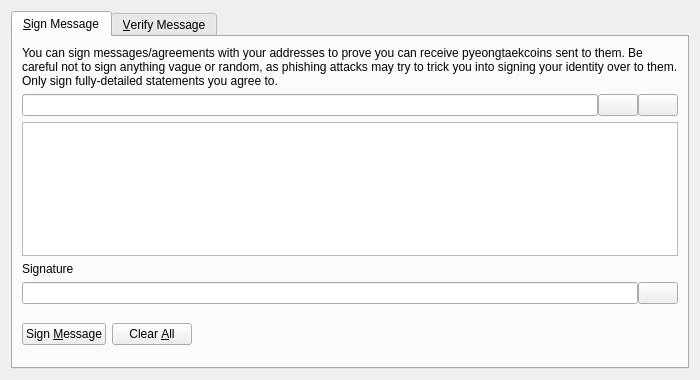
<?xml version="1.0" encoding="UTF-8"?>
<ui version="4.0">
 <class>SignVerifyMessageDialog</class>
 <widget class="QDialog" name="SignVerifyMessageDialog">
  <property name="geometry">
   <rect>
    <x>0</x>
    <y>0</y>
    <width>700</width>
    <height>380</height>
   </rect>
  </property>
  <property name="windowTitle">
   <string>Signatures - Sign / Verify a Message</string>
  </property>
  <property name="modal">
   <bool>true</bool>
  </property>
  <layout class="QVBoxLayout" name="verticalLayout">
   <item>
    <widget class="QTabWidget" name="tabWidget">
     <property name="currentIndex">
      <number>0</number>
     </property>
     <widget class="QWidget" name="tabSignMessage">
      <attribute name="title">
       <string>&amp;Sign Message</string>
      </attribute>
      <layout class="QVBoxLayout" name="verticalLayout_SM">
       <item>
        <widget class="QLabel" name="infoLabel_SM">
         <property name="text">
          <string>You can sign messages/agreements with your addresses to prove you can receive pyeongtaekcoins sent to them. Be careful not to sign anything vague or random, as phishing attacks may try to trick you into signing your identity over to them. Only sign fully-detailed statements you agree to.</string>
         </property>
         <property name="textFormat">
          <enum>Qt::PlainText</enum>
         </property>
         <property name="wordWrap">
          <bool>true</bool>
         </property>
        </widget>
       </item>
       <item>
        <layout class="QHBoxLayout" name="horizontalLayout_1_SM">
         <property name="spacing">
          <number>0</number>
         </property>
         <item>
          <widget class="QValidatedLineEdit" name="addressIn_SM">
           <property name="toolTip">
            <string>The Pyeongtaekcoin address to sign the message with</string>
           </property>
          </widget>
         </item>
         <item>
          <widget class="QPushButton" name="addressBookButton_SM">
           <property name="toolTip">
            <string>Choose previously used address</string>
           </property>
           <property name="text">
            <string/>
           </property>
           <property name="icon">
            <iconset resource="../bitcoin.qrc">
             <normaloff>:/icons/address-book</normaloff>:/icons/address-book</iconset>
           </property>
           <property name="shortcut">
            <string>Alt+A</string>
           </property>
           <property name="autoDefault">
            <bool>false</bool>
           </property>
          </widget>
         </item>
         <item>
          <widget class="QPushButton" name="pasteButton_SM">
           <property name="toolTip">
            <string>Paste address from clipboard</string>
           </property>
           <property name="text">
            <string/>
           </property>
           <property name="icon">
            <iconset resource="../bitcoin.qrc">
             <normaloff>:/icons/editpaste</normaloff>:/icons/editpaste</iconset>
           </property>
           <property name="shortcut">
            <string>Alt+P</string>
           </property>
           <property name="autoDefault">
            <bool>false</bool>
           </property>
          </widget>
         </item>
        </layout>
       </item>
       <item>
        <widget class="QPlainTextEdit" name="messageIn_SM">
         <property name="toolTip">
          <string>Enter the message you want to sign here</string>
         </property>
        </widget>
       </item>
       <item>
        <widget class="QLabel" name="signatureLabel_SM">
         <property name="text">
          <string>Signature</string>
         </property>
         <property name="textFormat">
          <enum>Qt::PlainText</enum>
         </property>
        </widget>
       </item>
       <item>
        <layout class="QHBoxLayout" name="horizontalLayout_2_SM">
         <property name="spacing">
          <number>0</number>
         </property>
         <item>
          <widget class="QLineEdit" name="signatureOut_SM">
           <property name="font">
            <font>
             <italic>true</italic>
            </font>
           </property>
           <property name="readOnly">
            <bool>true</bool>
           </property>
          </widget>
         </item>
         <item>
          <widget class="QPushButton" name="copySignatureButton_SM">
           <property name="toolTip">
            <string>Copy the current signature to the system clipboard</string>
           </property>
           <property name="text">
            <string/>
           </property>
           <property name="icon">
            <iconset resource="../bitcoin.qrc">
             <normaloff>:/icons/editcopy</normaloff>:/icons/editcopy</iconset>
           </property>
           <property name="autoDefault">
            <bool>false</bool>
           </property>
          </widget>
         </item>
        </layout>
       </item>
       <item>
        <layout class="QHBoxLayout" name="horizontalLayout_3_SM">
         <item>
          <widget class="QPushButton" name="signMessageButton_SM">
           <property name="toolTip">
            <string>Sign the message to prove you own this Pyeongtaekcoin address</string>
           </property>
           <property name="text">
            <string>Sign &amp;Message</string>
           </property>
           <property name="icon">
            <iconset resource="../bitcoin.qrc">
             <normaloff>:/icons/edit</normaloff>:/icons/edit</iconset>
           </property>
           <property name="autoDefault">
            <bool>false</bool>
           </property>
          </widget>
         </item>
         <item>
          <widget class="QPushButton" name="clearButton_SM">
           <property name="toolTip">
            <string>Reset all sign message fields</string>
           </property>
           <property name="text">
            <string>Clear &amp;All</string>
           </property>
           <property name="icon">
            <iconset resource="../bitcoin.qrc">
             <normaloff>:/icons/remove</normaloff>:/icons/remove</iconset>
           </property>
           <property name="autoDefault">
            <bool>false</bool>
           </property>
          </widget>
         </item>
         <item>
          <spacer name="horizontalSpacer_1_SM">
           <property name="orientation">
            <enum>Qt::Horizontal</enum>
           </property>
           <property name="sizeHint" stdset="0">
            <size>
             <width>40</width>
             <height>48</height>
            </size>
           </property>
          </spacer>
         </item>
         <item>
          <widget class="QLabel" name="statusLabel_SM">
           <property name="font">
            <font>
             <weight>75</weight>
             <bold>true</bold>
            </font>
           </property>
           <property name="text">
            <string/>
           </property>
           <property name="wordWrap">
            <bool>true</bool>
           </property>
          </widget>
         </item>
         <item>
          <spacer name="horizontalSpacer_2_SM">
           <property name="orientation">
            <enum>Qt::Horizontal</enum>
           </property>
           <property name="sizeHint" stdset="0">
            <size>
             <width>40</width>
             <height>48</height>
            </size>
           </property>
          </spacer>
         </item>
        </layout>
       </item>
      </layout>
     </widget>
     <widget class="QWidget" name="tabVerifyMessage">
      <attribute name="title">
       <string>&amp;Verify Message</string>
      </attribute>
      <layout class="QVBoxLayout" name="verticalLayout_VM">
       <item>
        <widget class="QLabel" name="infoLabel_VM">
         <property name="text">
          <string>Enter the receiver's address, message (ensure you copy line breaks, spaces, tabs, etc. exactly) and signature below to verify the message. Be careful not to read more into the signature than what is in the signed message itself, to avoid being tricked by a man-in-the-middle attack. Note that this only proves the signing party receives with the address, it cannot prove sendership of any transaction!</string>
         </property>
         <property name="textFormat">
          <enum>Qt::PlainText</enum>
         </property>
         <property name="alignment">
          <set>Qt::AlignLeading|Qt::AlignLeft|Qt::AlignTop</set>
         </property>
         <property name="wordWrap">
          <bool>true</bool>
         </property>
        </widget>
       </item>
       <item>
        <layout class="QHBoxLayout" name="horizontalLayout_1_VM">
         <property name="spacing">
          <number>0</number>
         </property>
         <item>
          <widget class="QValidatedLineEdit" name="addressIn_VM">
           <property name="toolTip">
            <string>The Pyeongtaekcoin address the message was signed with</string>
           </property>
          </widget>
         </item>
         <item>
          <widget class="QPushButton" name="addressBookButton_VM">
           <property name="toolTip">
            <string>Choose previously used address</string>
           </property>
           <property name="text">
            <string/>
           </property>
           <property name="icon">
            <iconset resource="../bitcoin.qrc">
             <normaloff>:/icons/address-book</normaloff>:/icons/address-book</iconset>
           </property>
           <property name="shortcut">
            <string>Alt+A</string>
           </property>
           <property name="autoDefault">
            <bool>false</bool>
           </property>
          </widget>
         </item>
        </layout>
       </item>
       <item>
        <widget class="QPlainTextEdit" name="messageIn_VM"/>
       </item>
       <item>
        <widget class="QValidatedLineEdit" name="signatureIn_VM"/>
       </item>
       <item>
        <layout class="QHBoxLayout" name="horizontalLayout_2_VM">
         <item>
          <widget class="QPushButton" name="verifyMessageButton_VM">
           <property name="toolTip">
            <string>Verify the message to ensure it was signed with the specified Pyeongtaekcoin address</string>
           </property>
           <property name="text">
            <string>Verify &amp;Message</string>
           </property>
           <property name="icon">
            <iconset resource="../bitcoin.qrc">
             <normaloff>:/icons/transaction_0</normaloff>:/icons/transaction_0</iconset>
           </property>
           <property name="autoDefault">
            <bool>false</bool>
           </property>
          </widget>
         </item>
         <item>
          <widget class="QPushButton" name="clearButton_VM">
           <property name="toolTip">
            <string>Reset all verify message fields</string>
           </property>
           <property name="text">
            <string>Clear &amp;All</string>
           </property>
           <property name="icon">
            <iconset resource="../bitcoin.qrc">
             <normaloff>:/icons/remove</normaloff>:/icons/remove</iconset>
           </property>
           <property name="autoDefault">
            <bool>false</bool>
           </property>
          </widget>
         </item>
         <item>
          <spacer name="horizontalSpacer_1_VM">
           <property name="orientation">
            <enum>Qt::Horizontal</enum>
           </property>
           <property name="sizeHint" stdset="0">
            <size>
             <width>40</width>
             <height>48</height>
            </size>
           </property>
          </spacer>
         </item>
         <item>
          <widget class="QLabel" name="statusLabel_VM">
           <property name="font">
            <font>
             <weight>75</weight>
             <bold>true</bold>
            </font>
           </property>
           <property name="text">
            <string/>
           </property>
           <property name="wordWrap">
            <bool>true</bool>
           </property>
          </widget>
         </item>
         <item>
          <spacer name="horizontalSpacer_2_VM">
           <property name="orientation">
            <enum>Qt::Horizontal</enum>
           </property>
           <property name="sizeHint" stdset="0">
            <size>
             <width>40</width>
             <height>48</height>
            </size>
           </property>
          </spacer>
         </item>
        </layout>
       </item>
      </layout>
     </widget>
    </widget>
   </item>
  </layout>
 </widget>
 <customwidgets>
  <customwidget>
   <class>QValidatedLineEdit</class>
   <extends>QLineEdit</extends>
   <header>qt/qvalidatedlineedit.h</header>
  </customwidget>
 </customwidgets>
 <resources>
  <include location="../bitcoin.qrc"/>
 </resources>
 <connections/>
</ui>
